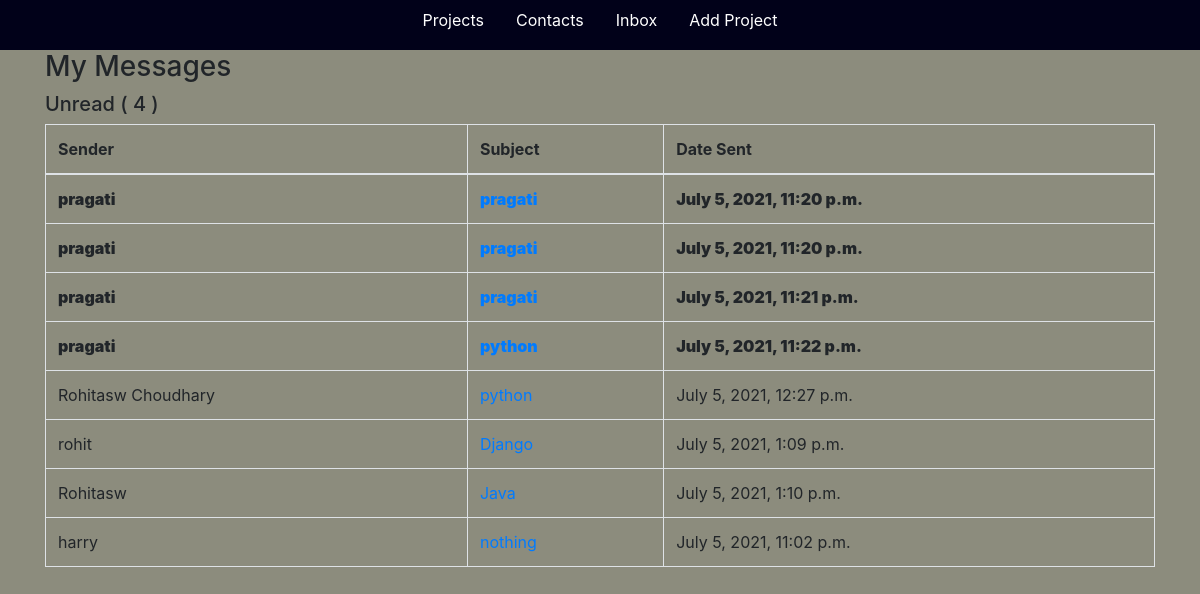
The page /inbox/ (signed in) on the database its author committed.
### base/models.py (models this page shows, shortened)
class Message(models.Model):
    name = models.CharField(max_length=200)
    email = models.CharField(max_length=200)
    subject = models.CharField(max_length=200)
    body = models.TextField()
    is_read = models.BooleanField(default=False)
    created = models.DateTimeField(auto_now_add=True)
    id = models.UUIDField(
        primary_key=True,
        unique=True,
        default=uuid.uuid4,
        editable=False)

### base/views.py (the view)
# urls.py: path('inbox/', views.inboxPage, name="inbox"),
def inboxPage(request):
    inbox = Message.objects.all().order_by('is_read')
    unreadCount = Message.objects.filter(is_read=False).count()
    context = {'inbox': inbox, 'unreadCount': unreadCount}
    return render(request, 'base/inbox.html', context)

### base/templates/base/inbox.html
{% extends 'base/main.html' %}
{% load static %}
{% block content %}
<div class="container">
    <h3>My Messages</h3>
    <h5>Unread ( {{unreadCount}} )</h5>
    <table class="table table-bordered">
        <thead>
            <tr>
                <th>Sender</th>
                <th>Subject</th>
                <th>Date Sent</th>
            </tr>
        </thead>
        <tbody>
            <body>
                {% for message in inbox %}
                {% if message.is_read %}
                <tr>
                    {% else %}
                <tr style="font-weight: 900;">
                    {% endif %}
                    <td>{{ message.name }}</td>
                    <td><a href = "{% url 'message' message.id %}">{{ message.subject}}</a></td>
                    <td>{{ message.created}}</td>
                </tr>
                {% endfor %}
            </body>
        </tbody>
    </table>
</div>
{% endblock content %}

### static/styles/main.css (style rules this page uses)
body { background-color: rgb(140, 140, 125); justify-content: center; overflow-x: hidden; }

### rows shown on the page
Message: name "pragati", subject "pragati", created "July 5, 2021, 11:20 p.m."
Message: name "pragati", subject "pragati", created "July 5, 2021, 11:20 p.m."
Message: name "pragati", subject "pragati", created "July 5, 2021, 11:21 p.m."
Message: name "pragati", subject "python", created "July 5, 2021, 11:22 p.m."
Message: name "Rohitasw Choudhary", subject "python", created "July 5, 2021, 12:27 p.m."
Message: name "rohit", subject "Django", created "July 5, 2021, 1:09 p.m."
Message: name "Rohitasw", subject "Java", created "July 5, 2021, 1:10 p.m."
Message: name "harry", subject "nothing", created "July 5, 2021, 11:02 p.m."

### other values the page prints
{{ unreadCount }} "4"
